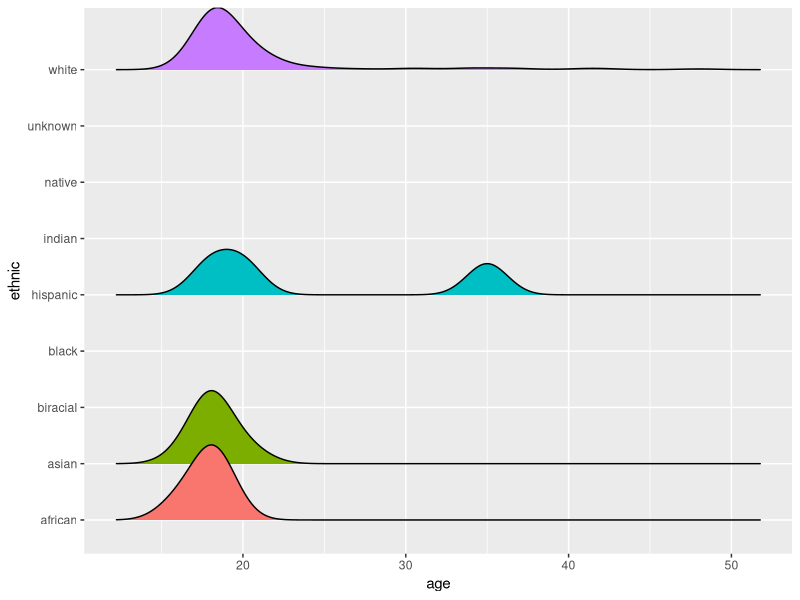
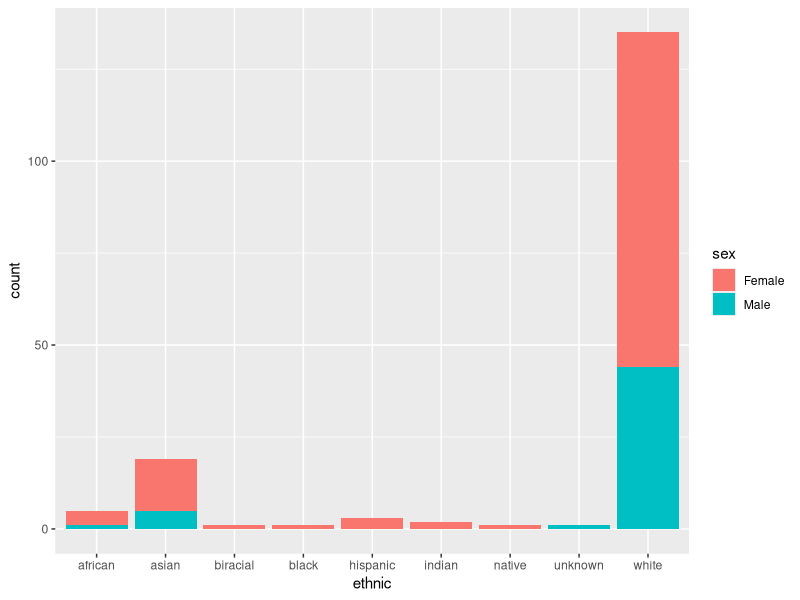

Recreate these plots in R, in order.
## ---- chunk 1
#| message: false
library(tidyverse)
library(here)
library(ggplot2)
library(ggridges)
hiphop <- read_csv(here :: here("datasets", "hiphop.csv"))
# spec(hiphop)
## ---- chunk 2
#change all character variables to factors 
hiphop_clean <- hiphop |> 
  mutate(across(where(is.character), as.factor))
## ---- chunk 3
hiphop_clean |> 
  distinct(word, .keep_all = TRUE) |> 
  count()
## ---- chunk 4
#change "ethnic" to only two categories
hiphop_clean <- hiphop_clean |> 
  mutate(ethnic_class = if_else(ethnic != "white", "non-white", "white"))
## ---- chunk 5
hiphop_clean |> 
  distinct(subj, .keep_all = TRUE) |> 
  select(sex, age, ethnic) |> 
  summary()
## ---- chunk 6
hiphop_clean |> 
  distinct(subj, .keep_all = TRUE) |> 
  ggplot(mapping = aes(x = age, y = ethnic, fill = ethnic)) +
  geom_density_ridges(scale = 0.5) +
  theme(legend.position = "none")
## ---- chunk 7
hiphop_clean |> 
  distinct(subj, .keep_all = TRUE) |> 
  ggplot(mapping = aes(x = ethnic, fill = sex)) + 
  geom_bar() 
## ---- chunk 8
hiphop_clean |> 
  filter(age < 20) |> 
  group_by(word) |> 
  summarize(mean = mean(familiarity)) |> 
  slice_max(mean) 
  #slice_min(mean)
## ---- chunk 9
hiphop_clean |> 
  filter(sex == "Female", ethnic_class == "non-white") |> 
  group_by(word) |> 
  summarize(mean = mean(familiarity)) |> 
  slice_max(mean) 
  #slice_min(mean)
## ---- chunk 10
hiphop_clean |> 
  filter(sex == "Male", ethnic_class == "white", age > 30) |> 
  group_by(word) |> 
  summarize(mean = mean(familiarity)) |> 
  slice_max(mean) 
  #slice_min(mean)
## ---- chunk 11
hiphop_clean |> 
  distinct(subj, .keep_all = TRUE) |> 
  filter(sex == "Male", 
         ethnic_class == "white", 
         age >= 17, 
         age <= 23, 
         city >= 10000, 
         city <= 60000, 
         bieber >= 5) |> 
  pull(subj)
